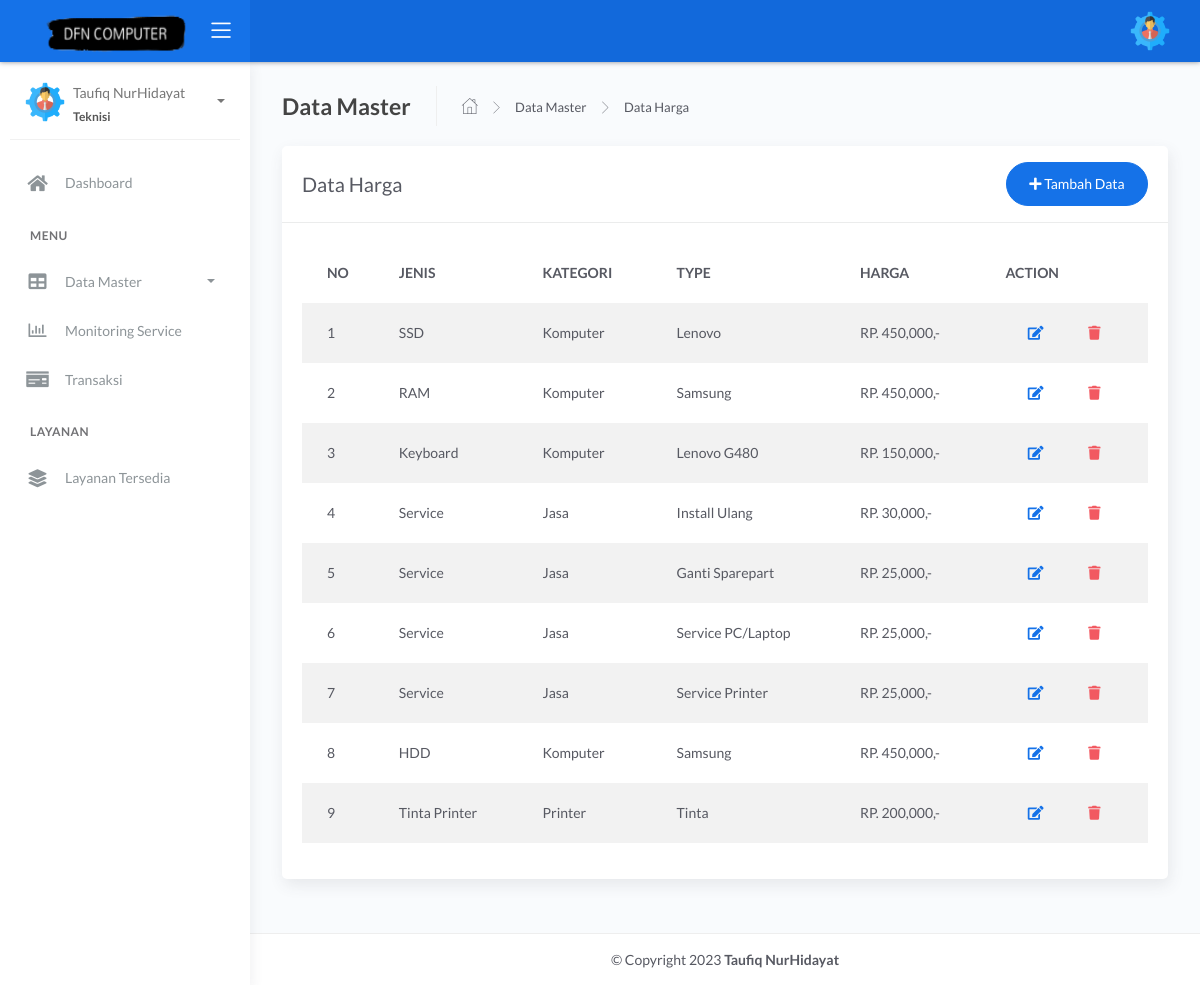
Before: /admin/teknisi/harga.php (signed in) with the older database file.
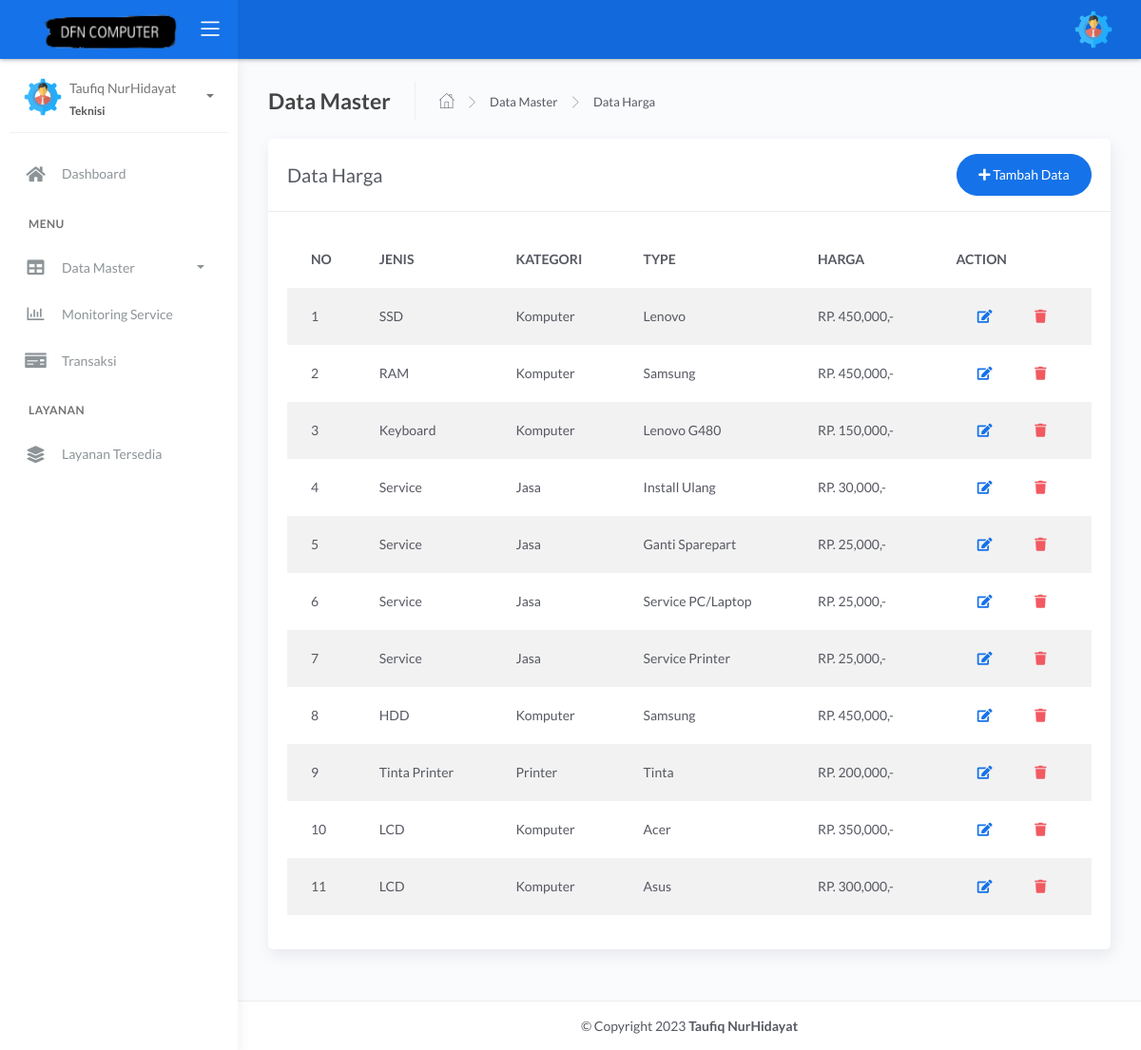
After: the same page with the newer database file.
### tables this page shows
CREATE TABLE `harga` (
  `id_harga` int(11) NOT NULL,
  `jenis` varchar(255) NOT NULL,
  `kategori` varchar(255) NOT NULL,
  `type` varchar(255) NOT NULL,
  `harga` int(11) NOT NULL
);

### admin/teknisi/harga.php (the view, shortened to what this page needs)
<?php include 'header.php';
?>
<div class="main-panel">
	<div class="content">
		<div class="page-inner">
			<div class="page-header">
				<h4 class="page-title">Data Master</h4>
				<ul class="breadcrumbs">
					<li class="nav-home">
						<a href="index.php">
							<i class="flaticon-home"></i>
						</a>
					</li>
					<li class="separator">
						<i class="flaticon-right-arrow"></i>
					</li>
					<li class="nav-item">
						<a href="#">Data Master</a>
					</li>
					<li class="separator">
						<i class="flaticon-right-arrow"></i>
					</li>
					<li class="nav-item">
						<a href="harga.php">Data Harga</a>
					</li>
				</ul>
			</div>
			<div class="row ">
				<div class="col-md-12">
					<div class="card full-height">
						<div class="card-header">
							<div class="d-flex align-items-center">
								<h1 class="card-title">Data Harga</h1>
								<button class="btn btn-primary btn-round ml-auto" data-toggle="modal" data-target="#tambahharga">
									<i class="fa fa-plus"></i>
									Tambah Data
								</button>
							</div>
						</div>
						<div class="card-body">
							<div class="table-responsive">
								<table id="tableharga" class="display table table-striped table-hover">
									<thead>
										<tr>
											<th style="width: 1%">NO</th>
											<th>JENIS</th>
											<th>KATEGORI</th>
											<th>TYPE</th>
											<th>HARGA</th>
											<th style="width: 10%">ACTION</th>
										</tr>
									</thead>
									<tbody>
										<?php
										include '../../koneksi.php';
										$no = 1;
										$data = mysqli_query($koneksi, "SELECT * FROM harga");
										while ($d = mysqli_fetch_array($data)) {
										?>
											<tr>
												<td><?php echo $no++; ?></td>
												<td><?php echo $d['jenis']; ?></td>
												<td><?php echo $d['kategori']; ?></td>
												<td><?php echo $d['type']; ?></td>
												<td>RP. <?php echo number_format($d['harga']) ?>,-</td>
												<td>
													<form action="harga.php" method="post">
														<div class="form-button-action">
															<button type="button" data-toggle="modal" title="" class="btn btn-link btn-primary" data-target="#editharga_<?php echo $d['id_harga']; ?>">
																<i class="fa fa-edit"></i>
															</button>
															<button type="button" class="btn btn-link btn-danger" data-toggle="modal" data-target="#hapusModal<?php echo $d['id_harga']; ?>">
																<i class="fas fa fa-trash"></i>
															</button>
														</div>
													</form>
							</div>
						<?php
										}
						?>
						</td>
						</tr>
<?php include 'footer.php'; ?>

Changed rows visible on the page:
added harga: jenis "LCD", kategori "Komputer", type "Acer", harga "350,000"
added harga: jenis "LCD", kategori "Komputer", type "Asus", harga "300,000"
